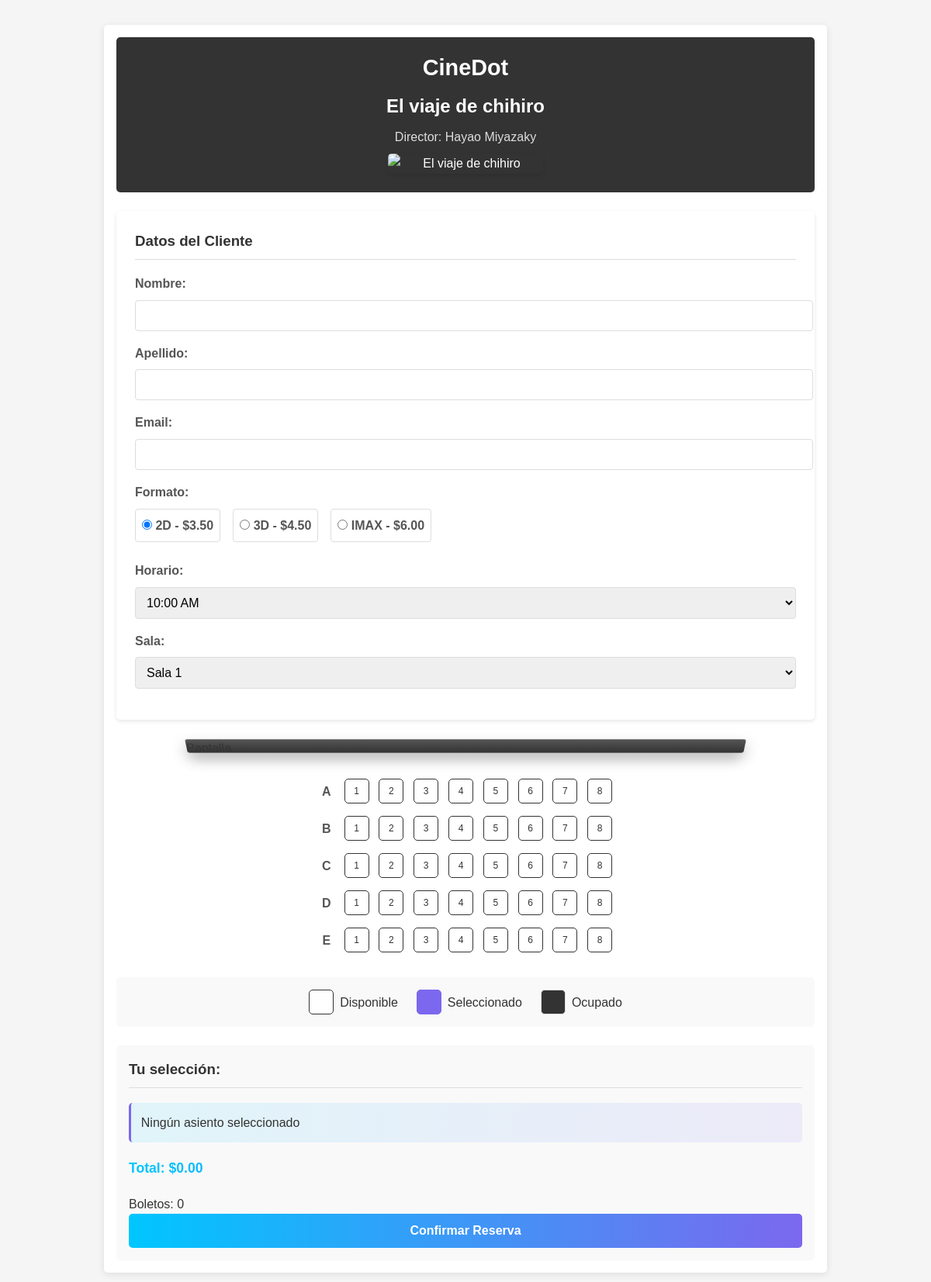
/asientos/13/, run on an earlier commit of the app's database.
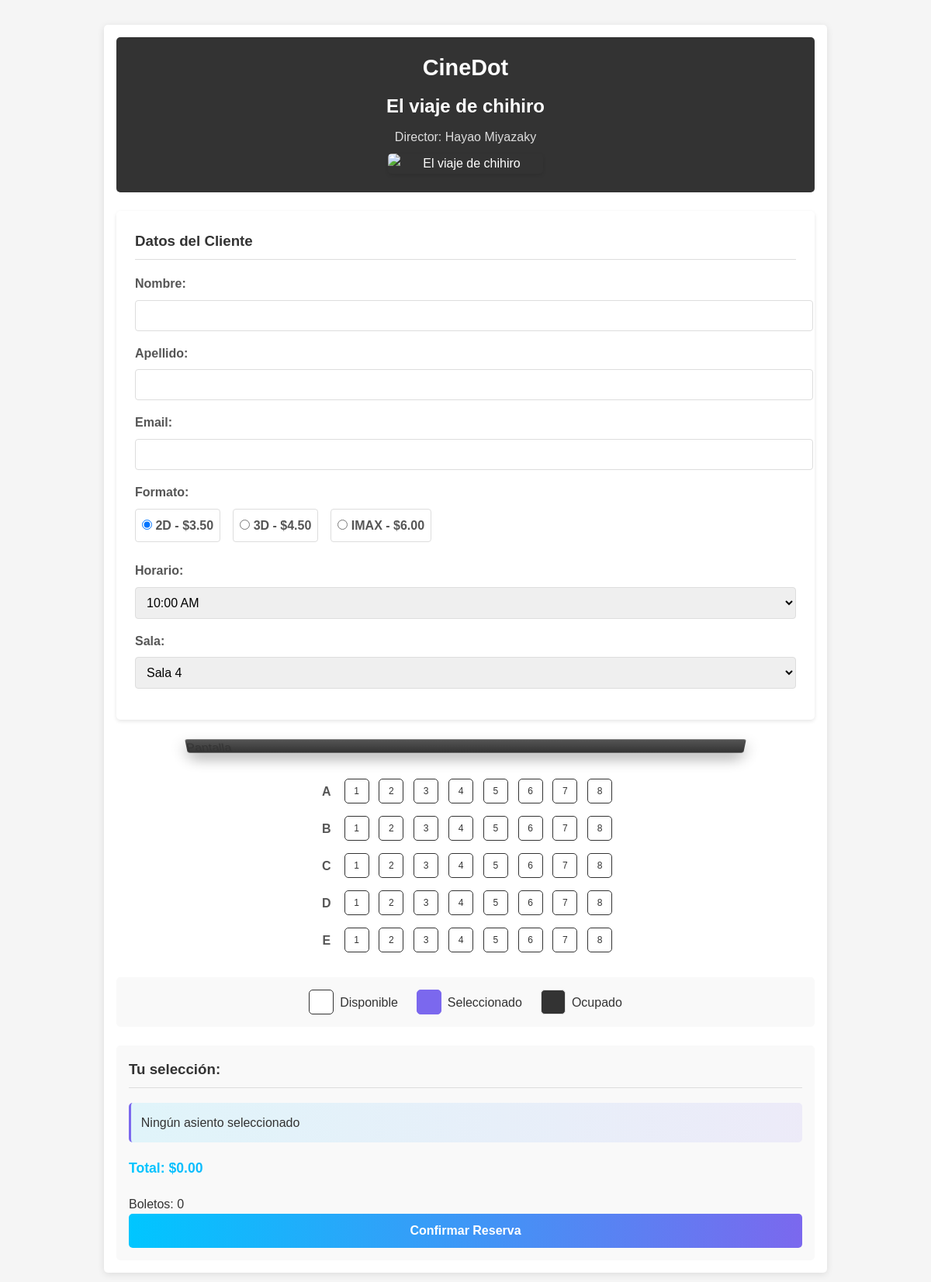
And on a later commit of the database.
### myapp/models.py (models this page shows, shortened)
class Pelicula(models.Model):
    GENERO_CHOICES = [
        ('AC', 'Acción'),
        ('DR', 'Drama'),
        ('CO', 'Comedia'),
        ('TE', 'Terror'),
        ('CF', 'Ciencia Ficción'),
        ('RO', 'Romance'),
        ('DO', 'Documental'),
        ('AN', 'Animacion')
    ]
    HORARIOS_DISPONIBLES = [
        '09:30 AM',
        '10:00 AM',
        '12:00 PM',
        '01:30 PM',
        '3:00 PM',
        '5:00 PM',
        '6:00 PM',
        '08:30 PM'
    ]
    SALAS_DISPONIBLES = [
        'Sala 1',
        'Sala 2',
        'Sala 3',
        'Sala 4',
        'Sala 5',
        'Sala 6'
    ]
    nombre = models.CharField(max_length=255)
    anio = models.IntegerField()
    director = models.CharField(max_length=255)
    imagen_url = models.URLField()
    trailer_url = models.URLField()
    generos = models.CharField(max_length=255)
    horarios = models.CharField(max_length=255, blank=True, null=True)
    salas = models.CharField(max_length=255, blank=True, null=True)
    fecha_creacion = models.DateTimeField(auto_now_add=True)
    def get_horarios_list(self):
        return [h.strip() for h in self.horarios.split(",")] if self.horarios else []
    def get_salas_list(self):
        return [s.strip() for s in self.salas.split(",")] if self.salas else []
    class Meta:
        db_table = 'peliculas'

### myapp/views.py (the view, shortened to what this page needs)
# urls.py: path('asientos/<int:pelicula_id>/', views.asientos, name='asientos'),
@csrf_exempt
def asientos(request, pelicula_id=None):
    pelicula = get_object_or_404(Pelicula, pk=pelicula_id) if pelicula_id else None
    if not pelicula:
        messages.error(request, "No se ha seleccionado ninguna película")
        return redirect('index')
    if 'reserva_message' in request.session:
        messages.success(request, request.session['reserva_message'])
        del request.session['reserva_message']
    context = {
        'pelicula': pelicula,
        'formatos': Reserva.FORMATO_CHOICES,
    }
    return render(request, "asientos.html", context)

### myapp/templates/asientos.html (shortened to what the changed rows need)
<!DOCTYPE html>
<html lang="es">
<head>
    {% load static %}
    <link rel="stylesheet" href="{% static 'styles/asientos.css' %}">
</head>
<body>
    <div class="cine-container">
        <header class="cine-header">
            <h1>CineDot</h1>
            <div class="movie-info">
                <h2>{{ pelicula.nombre }}</h2>
                <p>Director: {{ pelicula.director }}</p>
                <img src="{{ pelicula.imagen_url }}" alt="{{ pelicula.nombre }}" class="movie-poster-small">
            </div>
        </header>
        <div class="customer-form">
            <form id="reserva-form" method="POST">
                <div class="form-group">
                    <label for="horario">Horario:</label>
                    <select id="horario" name="horario" required>
                        {% for horario in pelicula.get_horarios_list %}
                        <option value="{{ horario }}">{{ horario }}</option>
                        {% endfor %}
                    </select>
                </div>
                <div class="form-group">
                    <label for="sala">Sala:</label>
                    <select id="sala" name="sala" required>
                        {% for sala in pelicula.get_salas_list %}
                        <option value="{{ sala }}">{{ sala }}</option>
                        {% endfor %}
                    </select>
                </div>
            </form>
        </div>
</body>
</html>

What changed in the data, as far as the page shows it:
changed Pelicula "El viaje de chihiro": sala "Sala 1" → "Sala 4"
